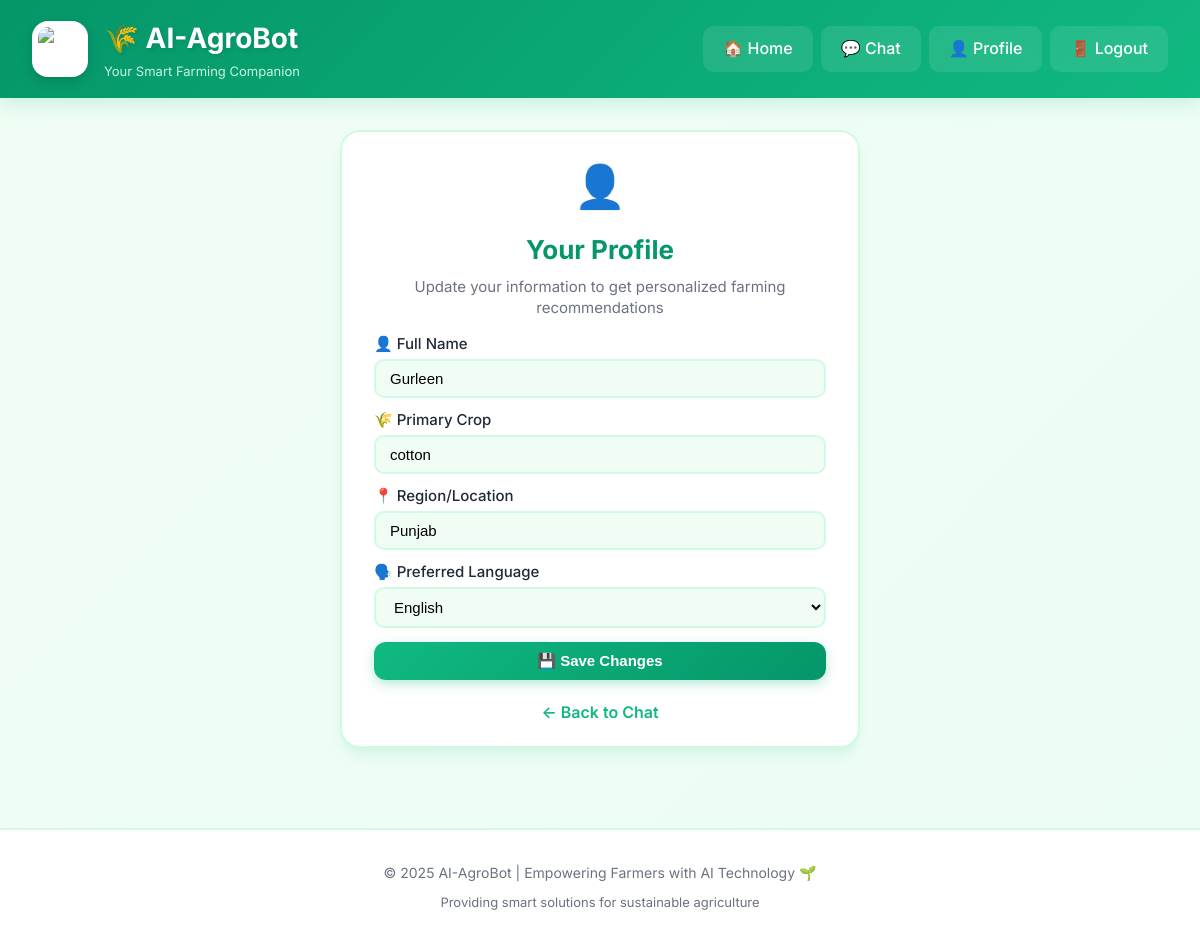
Page /profile (signed in) on the committed database.
### database.py (models this page shows)
class User(UserMixin, db.Model):
    __tablename__ = "users"
    id = db.Column(db.Integer, primary_key=True)
    email = db.Column(db.String(200), unique=True, nullable=False)
    password = db.Column(db.String(200), nullable=False)
    name = db.Column(db.String(100))
    role = db.Column(db.String(20), default="farmer")
    primary_crop = db.Column(db.String(100))
    region = db.Column(db.String(100))
    preferred_language = db.Column(db.String(20), default="en")

### app.py (the view, shortened to what this page needs)
@app.route("/profile", methods=["GET","POST"])
@login_required
def profile():
    return render_template("profile.html")

### app.py (called while the page is built)
@login_manager.user_loader
def load_user(user_id):
    return db.session.get(User, int(user_id))

### templates/profile.html (shortened to what this page needs)
{% extends "base.html" %}
{% block content %}
<div class="auth-card">
  <div style="text-align: center; margin-bottom: 24px;">
    <span style="font-size: 64px;">👤</span>
  </div>
  <h2>Your Profile</h2>
  <p style="text-align: center; color: var(--text-light); margin-bottom: 28px;">
    Update your information to get personalized farming recommendations
  </p>
  <form method="post">
    <label>
      👤 Full Name
      <input name="name" value="{{ current_user.name or '' }}" placeholder="Enter your full name">
    </label>
    <label>
      🌾 Primary Crop
      <input name="primary_crop" value="{{ current_user.primary_crop or '' }}" placeholder="e.g., Rice, Wheat, Cotton">
    </label>
    <label>
      📍 Region/Location
      <input name="region" value="{{ current_user.region or '' }}" placeholder="e.g., Punjab, Maharashtra">
    </label>
    <label>
      🗣️ Preferred Language
      <select name="preferred_language">
        <option value="en" {% if current_user.preferred_language=='en' %}selected{% endif %}>English</option>
      </select>
    </label>
    <div class="actions">
      <button class="btn" type="submit" style="flex: 1;">💾 Save Changes</button>
    </div>
    <div style="text-align: center; margin-top: 20px;">
      <a href="{{ url_for('home') }}" style="color: var(--primary); text-decoration: none; font-weight: 600;">← Back to Chat</a>
    </div>
  </form>
</div>
{% endblock %}

### static/style.css (style rules this page uses)
:root { --primary: #10b981; --primary-dark: #059669; --primary-light: #d1fae5; --secondary: #84cc16; --accent: #fbbf24; --muted: #6b7280; --bg: #f0fdf4; --bg-secondary: #ecfdf5; --card: #ffffff; --text: #1f2937; --text-light: #6b7280; --border: #d1fae5; --shadow: 0 4px 6px -1px rgba(16, 185, 129, 0.1), 0 2px 4px -1px rgba(16, 185, 129, 0.06); --shadow-lg: 0 10px 15px -3px rgba(16, 185, 129, 0.1), 0 4px 6px -2px rgba(16, 185, 129, 0.05); }
* { box-sizing: border-box; margin: 0; padding: 0; }
body { font-family: 'Inter', -apple-system, BlinkMacSystemFont, 'Segoe UI', Roboto, 'Helvetica Neue', Arial, sans-serif; background: linear-gradient(135deg, #f0fdf4 0%, #ecfdf5 100%); color: var(--text); line-height: 1.6; min-height: 100vh; }
.btn, button { background: linear-gradient(135deg, var(--primary) 0%, var(--primary-dark) 100%); color: white; border: none; padding: 12px 24px; border-radius: 12px; cursor: pointer; font-weight: 600; font-size: 15px; transition: all 0.3s ease; box-shadow: 0 4px 12px rgba(16, 185, 129, 0.3); }
.auth-card { max-width: 520px; margin: 16px auto; background: var(--card); padding: 20px 32px; border-radius: 20px; box-shadow: var(--shadow-lg); border: 2px solid var(--border); }
.auth-card > div:first-child { margin-bottom: 10px !important; }
.auth-card > div:first-child span { font-size: 42px !important; }
.auth-card h2 { margin-top: 0; margin-bottom: 6px; color: var(--primary-dark); font-size: 26px; font-weight: 700; text-align: center; }
.auth-card > p { text-align: center; color: var(--text-light); margin-bottom: 14px !important; font-size: 15px; line-height: 1.4; }
.auth-card label { display: block; margin-bottom: 10px; color: var(--text); font-size: 15px; font-weight: 500; }
.auth-card input, .auth-card select, .auth-card textarea { width: 100%; padding: 9px 14px; border-radius: 10px; border: 2px solid var(--border); margin-top: 3px; font-size: 15px; transition: all 0.3s ease; background: var(--bg); }
.actions { display: flex; align-items: center; gap: 12px; margin-top: 14px; justify-content: space-between; }
.auth-card .actions button { padding: 10px 20px; font-size: 15px; }

### rows in the picture
User: name "Gurleen", primary_crop "cotton", region "Punjab", preferred_language "English"
